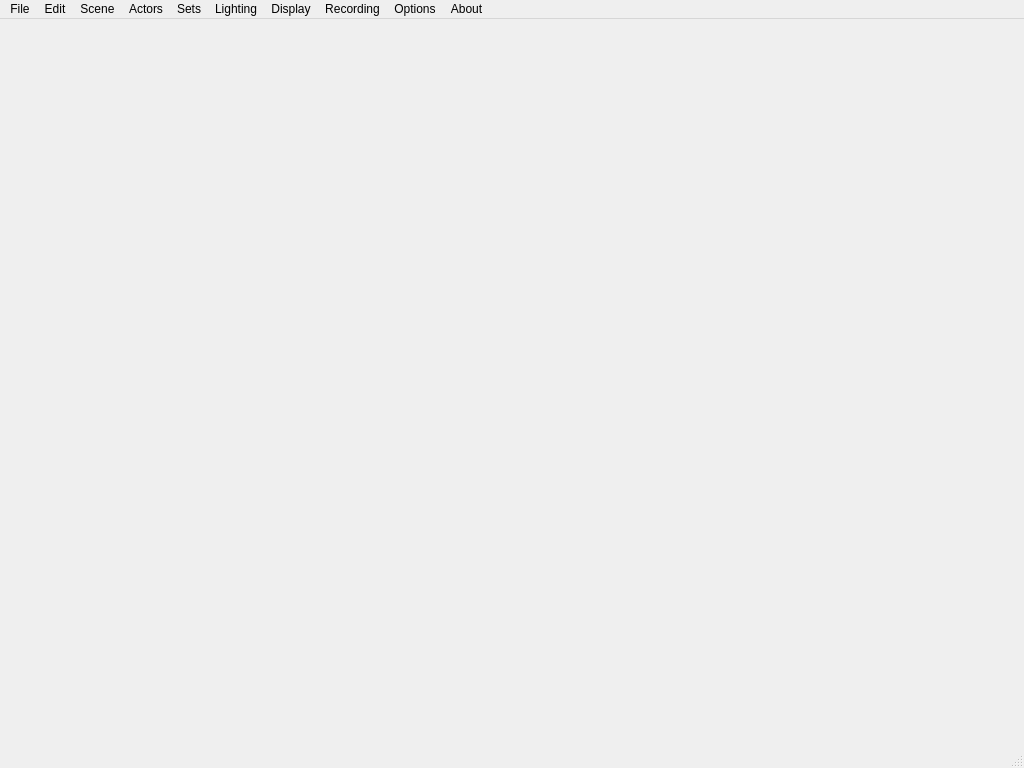
<?xml version="1.0" encoding="UTF-8"?>
<ui version="4.0">
 <class>Interface_Cinema</class>
 <widget class="QMainWindow" name="Interface_Cinema">
  <property name="geometry">
   <rect>
    <x>0</x>
    <y>0</y>
    <width>1024</width>
    <height>768</height>
   </rect>
  </property>
  <property name="windowTitle">
   <string>%1 %2 \&quot;%3\&quot; %4%5 - Cinema Mode</string>
  </property>
  <widget class="QWidget" name="centralwidget"/>
  <widget class="QStatusBar" name="statusbar"/>
  <widget class="QMenuBar" name="menubar">
   <property name="geometry">
    <rect>
     <x>0</x>
     <y>0</y>
     <width>1024</width>
     <height>21</height>
    </rect>
   </property>
   <widget class="QMenu" name="menuFile">
    <property name="title">
     <string>File</string>
    </property>
    <addaction name="actionNew_Scene"/>
    <addaction name="actionLoad_Scene"/>
    <addaction name="actionSave_Scene"/>
    <addaction name="separator"/>
    <addaction name="actionSave_Scene_As"/>
    <addaction name="actionSave_Scene_Copy"/>
    <addaction name="separator"/>
    <addaction name="actionRevert_Scene"/>
    <addaction name="separator"/>
    <addaction name="actionView_Log"/>
    <addaction name="separator"/>
    <addaction name="actionExit"/>
   </widget>
   <widget class="QMenu" name="menuOptions">
    <property name="title">
     <string>Options</string>
    </property>
    <widget class="QMenu" name="menuChange_Mode">
     <property name="title">
      <string>Change Mode</string>
     </property>
     <addaction name="actionMode_Viewer"/>
     <addaction name="actionMode_Cinema"/>
    </widget>
    <addaction name="menuChange_Mode"/>
    <addaction name="separator"/>
    <addaction name="actionSettings"/>
    <addaction name="separator"/>
    <addaction name="actionManage_Favorites"/>
   </widget>
   <widget class="QMenu" name="menuAbout">
    <property name="title">
     <string>About</string>
    </property>
    <addaction name="actionHelp"/>
    <addaction name="separator"/>
    <addaction name="actionCheckForUpdates"/>
    <addaction name="separator"/>
    <addaction name="actionAbout"/>
    <addaction name="actionAbout_Plugins"/>
   </widget>
   <widget class="QMenu" name="menuActors">
    <property name="title">
     <string>Actors</string>
    </property>
    <widget class="QMenu" name="menuCurrent_Actor">
     <property name="title">
      <string>Current Actor</string>
     </property>
     <addaction name="action_List_of_Actors_in_this_scene"/>
    </widget>
    <widget class="QMenu" name="menuCharacter_Options">
     <property name="title">
      <string>Character Options</string>
     </property>
     <widget class="QMenu" name="menuEye_Glow">
      <property name="title">
       <string>Eye Glow</string>
      </property>
      <addaction name="actionEyeGlow_None"/>
      <addaction name="actionEyeGlow_Default"/>
      <addaction name="actionEyeGlow_Death_Knight"/>
     </widget>
     <addaction name="menuEye_Glow"/>
     <addaction name="separator"/>
     <addaction name="actionSheathe_Weapons"/>
     <addaction name="actionModify_Enchants"/>
    </widget>
    <widget class="QMenu" name="menuActor_Display_Mode">
     <property name="title">
      <string>Actor Display Mode</string>
     </property>
     <addaction name="actionRM_Actor_Box"/>
     <addaction name="actionRM_Actor_Wireframe"/>
     <addaction name="actionRM_Actor_Flat"/>
     <addaction name="actionRM_Actor_Smooth"/>
     <addaction name="actionRM_Actor_Textured"/>
     <addaction name="actionRM_Actor_Textured_Wireframe"/>
    </widget>
    <widget class="QMenu" name="menuFavorite_Actors">
     <property name="title">
      <string>Add Favorite Actor</string>
     </property>
     <addaction name="action_List_of_Favorited_Actors"/>
    </widget>
    <addaction name="actionLoad_Actor"/>
    <addaction name="actionSave_Actor"/>
    <addaction name="menuFavorite_Actors"/>
    <addaction name="separator"/>
    <addaction name="menuCurrent_Actor"/>
    <addaction name="separator"/>
    <addaction name="actionSet_Actor_Name"/>
    <addaction name="actionClone_Actor"/>
    <addaction name="actionDelete_Actor"/>
    <addaction name="separator"/>
    <addaction name="actionLoad_Outfit"/>
    <addaction name="actionLoad_Prop"/>
    <addaction name="menuCharacter_Options"/>
    <addaction name="menuActor_Display_Mode"/>
    <addaction name="separator"/>
    <addaction name="actionAnimation_Editor"/>
   </widget>
   <widget class="QMenu" name="menuSets">
    <property name="geometry">
     <rect>
      <x>434</x>
      <y>126</y>
      <width>199</width>
      <height>328</height>
     </rect>
    </property>
    <property name="title">
     <string>Sets</string>
    </property>
    <widget class="QMenu" name="menuFavorite_Sets">
     <property name="title">
      <string>Load Favorite Set</string>
     </property>
     <addaction name="action_List_of_Favorited_Sets"/>
    </widget>
    <addaction name="actionLoad_Set"/>
    <addaction name="actionSave_Set"/>
    <addaction name="menuFavorite_Sets"/>
    <addaction name="separator"/>
    <addaction name="actionLoad_Background_Image"/>
    <addaction name="actionClear_Background_Image"/>
    <addaction name="separator"/>
    <addaction name="actionLocation_Scout"/>
    <addaction name="separator"/>
    <addaction name="actionLandscape_Quality"/>
    <addaction name="actionLocation_Sky"/>
    <addaction name="actionLocation_Weather"/>
    <addaction name="actionLocation_Distance_Fog"/>
    <addaction name="separator"/>
    <addaction name="actionSet_Decoration"/>
   </widget>
   <widget class="QMenu" name="menuRecording">
    <property name="title">
     <string>Recording</string>
    </property>
    <addaction name="actionRecording_Options"/>
    <addaction name="separator"/>
    <addaction name="actionSave_Screenshot"/>
    <addaction name="actionSave_Image_Sequence"/>
    <addaction name="actionSave_Video"/>
    <addaction name="separator"/>
    <addaction name="actionSave_the_Cheerleader"/>
    <addaction name="actionSave_the_World"/>
   </widget>
   <widget class="QMenu" name="menuScene">
    <property name="title">
     <string>Scene</string>
    </property>
    <widget class="QMenu" name="menuCameras">
     <property name="title">
      <string>Cameras</string>
     </property>
     <addaction name="action_List_of_Cameras"/>
    </widget>
    <addaction name="actionLoad_Script"/>
    <addaction name="actionSave_Script"/>
    <addaction name="separator"/>
    <addaction name="actionScript_Editor"/>
    <addaction name="separator"/>
    <addaction name="menuCameras"/>
    <addaction name="actionCamera_Settings"/>
    <addaction name="separator"/>
    <addaction name="actionPlay_Audio_During_Playback"/>
   </widget>
   <widget class="QMenu" name="menuDisplay">
    <property name="title">
     <string>Display</string>
    </property>
    <widget class="QMenu" name="menuActors_Display_Mode">
     <property name="title">
      <string>Actor Display Mode</string>
     </property>
     <addaction name="actionRM_Act_Box"/>
     <addaction name="actionRM_Act_Wireframe"/>
     <addaction name="actionRM_Act_Flat"/>
     <addaction name="actionRM_Act_Smooth"/>
     <addaction name="actionRM_Act_Textured"/>
     <addaction name="actionRM_Act_Textured_Wireframe"/>
    </widget>
    <widget class="QMenu" name="menuSet_Display_Mode">
     <property name="title">
      <string>Set Display Mode</string>
     </property>
     <addaction name="actionRM_Loc_Box"/>
     <addaction name="actionRM_Loc_Wireframe"/>
     <addaction name="actionRM_Loc_Flat"/>
     <addaction name="actionRM_Loc_Smooth"/>
     <addaction name="actionRM_Loc_Textured"/>
     <addaction name="actionRM_Loc_Textured_Wireframe"/>
    </widget>
    <addaction name="menuActors_Display_Mode"/>
    <addaction name="menuSet_Display_Mode"/>
    <addaction name="separator"/>
    <addaction name="actionShow_Actors"/>
    <addaction name="actionShow_Distance_Fog"/>
    <addaction name="actionShow_Weather"/>
    <addaction name="actionShow_Location_Doodads"/>
    <addaction name="actionShow_Landscape"/>
    <addaction name="separator"/>
    <addaction name="actionDisplay_ActorAnimation"/>
    <addaction name="actionDisplay_LocationAnimation"/>
    <addaction name="separator"/>
    <addaction name="actionDisplay_ShowCameras"/>
    <addaction name="actionDisplay_ShowCameraGate"/>
    <addaction name="actionDisplay_ShowLights"/>
   </widget>
   <widget class="QMenu" name="menuLighting">
    <property name="title">
     <string>Lighting</string>
    </property>
    <widget class="QMenu" name="menuLights">
     <property name="title">
      <string>Lights</string>
     </property>
     <addaction name="action_List_of_Lights"/>
    </widget>
    <addaction name="actionLoad_Lighting"/>
    <addaction name="actionSave_Lighting"/>
    <addaction name="separator"/>
    <addaction name="menuLights"/>
    <addaction name="actionLight_Properties"/>
    <addaction name="separator"/>
    <addaction name="actionAffects_Actors"/>
    <addaction name="actionAffects_Location"/>
   </widget>
   <widget class="QMenu" name="menuEdit">
    <property name="title">
     <string>Edit</string>
    </property>
    <addaction name="actionUndo"/>
    <addaction name="actionRedo"/>
    <addaction name="separator"/>
    <addaction name="actionCopy"/>
    <addaction name="actionCut"/>
    <addaction name="actionPaste"/>
    <addaction name="actionDelete"/>
    <addaction name="separator"/>
    <addaction name="actionClone"/>
   </widget>
   <addaction name="menuFile"/>
   <addaction name="menuEdit"/>
   <addaction name="menuScene"/>
   <addaction name="menuActors"/>
   <addaction name="menuSets"/>
   <addaction name="menuLighting"/>
   <addaction name="menuDisplay"/>
   <addaction name="menuRecording"/>
   <addaction name="menuOptions"/>
   <addaction name="menuAbout"/>
  </widget>
  <action name="actionHelp">
   <property name="text">
    <string>Help...</string>
   </property>
  </action>
  <action name="actionAbout_Plugins">
   <property name="text">
    <string>About Plugins...</string>
   </property>
  </action>
  <action name="actionAbout">
   <property name="text">
    <string>About...</string>
   </property>
  </action>
  <action name="actionCheckForUpdates">
   <property name="text">
    <string>Check for &amp;Updates...</string>
   </property>
  </action>
  <action name="actionViewer">
   <property name="text">
    <string>Viewer</string>
   </property>
  </action>
  <action name="actionCinema">
   <property name="text">
    <string>Cinema</string>
   </property>
  </action>
  <action name="actionMode_Viewer">
   <property name="checkable">
    <bool>true</bool>
   </property>
   <property name="text">
    <string>Viewer Mode</string>
   </property>
  </action>
  <action name="actionMode_Cinema">
   <property name="checkable">
    <bool>true</bool>
   </property>
   <property name="checked">
    <bool>true</bool>
   </property>
   <property name="text">
    <string>Cinema Mode</string>
   </property>
  </action>
  <action name="actionLoad_Set">
   <property name="text">
    <string>Load Set...</string>
   </property>
  </action>
  <action name="actionSave_Set">
   <property name="text">
    <string>Save Set...</string>
   </property>
  </action>
  <action name="actionAdjust_Sky">
   <property name="text">
    <string>Adjust Sky...</string>
   </property>
  </action>
  <action name="actionAdjust_Fog">
   <property name="text">
    <string>Adjust Fog...</string>
   </property>
  </action>
  <action name="actionLocation_Sky">
   <property name="text">
    <string>Sky...</string>
   </property>
  </action>
  <action name="actionFog">
   <property name="text">
    <string>Fog...</string>
   </property>
  </action>
  <action name="actionLocation_Weather">
   <property name="text">
    <string>Weather...</string>
   </property>
  </action>
  <action name="actionLocation_Distance_Fog">
   <property name="text">
    <string>Distance Fog...</string>
   </property>
  </action>
  <action name="actionLocation_Scouting">
   <property name="text">
    <string>Location Scouting...</string>
   </property>
  </action>
  <action name="actionLocation_Scout">
   <property name="text">
    <string>Location Scout...</string>
   </property>
  </action>
  <action name="actionExit">
   <property name="text">
    <string>Exit</string>
   </property>
  </action>
  <action name="actionView_Log">
   <property name="text">
    <string>View Log...</string>
   </property>
  </action>
  <action name="actionLoad_Script">
   <property name="text">
    <string>Load Script...</string>
   </property>
  </action>
  <action name="actionSave_Script">
   <property name="text">
    <string>Save Script...</string>
   </property>
  </action>
  <action name="actionScript_Editor">
   <property name="text">
    <string>Script Editor...</string>
   </property>
  </action>
  <action name="action_List_of_loaded_actors_here">
   <property name="text">
    <string>(List of loaded actors here)</string>
   </property>
  </action>
  <action name="actionSave_Actor">
   <property name="text">
    <string>Save Actor...</string>
   </property>
  </action>
  <action name="actionLoad_Character_Model">
   <property name="text">
    <string>Load Character Model...</string>
   </property>
  </action>
  <action name="actionSet_Actor_Name">
   <property name="text">
    <string>Set Actor Name...</string>
   </property>
  </action>
  <action name="actionSave_Screenshot">
   <property name="text">
    <string>Save Screenshot...</string>
   </property>
  </action>
  <action name="actionSave_Video">
   <property name="text">
    <string>Save Video...</string>
   </property>
  </action>
  <action name="actionSave_the_Cheerleader">
   <property name="text">
    <string>Save the Cheerleader...</string>
   </property>
  </action>
  <action name="actionSave_the_World">
   <property name="text">
    <string>Save the World...</string>
   </property>
  </action>
  <action name="action_List_of_Cameras">
   <property name="checkable">
    <bool>true</bool>
   </property>
   <property name="text">
    <string>(List of Cameras)</string>
   </property>
  </action>
  <action name="actionPlay_Audio_During_Playback">
   <property name="checkable">
    <bool>true</bool>
   </property>
   <property name="checked">
    <bool>true</bool>
   </property>
   <property name="text">
    <string>Play Audio During Playback</string>
   </property>
  </action>
  <action name="actionDisplay_LocationAnimation">
   <property name="checkable">
    <bool>true</bool>
   </property>
   <property name="checked">
    <bool>true</bool>
   </property>
   <property name="text">
    <string>Location Animation</string>
   </property>
  </action>
  <action name="actionDisplay_ActorAnimation">
   <property name="checkable">
    <bool>true</bool>
   </property>
   <property name="checked">
    <bool>true</bool>
   </property>
   <property name="text">
    <string>Actor Animation</string>
   </property>
  </action>
  <action name="actionLoad_Background_Image">
   <property name="text">
    <string>Load Background Image...</string>
   </property>
  </action>
  <action name="actionClear_Background_Image">
   <property name="text">
    <string>Clear Background Image...</string>
   </property>
  </action>
  <action name="action_List_of_Actors_in_this_scene">
   <property name="checkable">
    <bool>true</bool>
   </property>
   <property name="checked">
    <bool>true</bool>
   </property>
   <property name="text">
    <string>(List of Actors in this scene)</string>
   </property>
  </action>
  <action name="actionLoad_Scene">
   <property name="text">
    <string>Open Scene...</string>
   </property>
  </action>
  <action name="actionSave_Scene">
   <property name="text">
    <string>Save Scene...</string>
   </property>
  </action>
  <action name="actionNew_Scene">
   <property name="text">
    <string>New Scene...</string>
   </property>
  </action>
  <action name="actionSettings">
   <property name="text">
    <string>Settings...</string>
   </property>
  </action>
  <action name="actionSave_Image_Sequence">
   <property name="text">
    <string>Save Image Sequence...</string>
   </property>
  </action>
  <action name="actionResolution">
   <property name="text">
    <string>Resolution</string>
   </property>
  </action>
  <action name="actionFOV">
   <property name="text">
    <string>Field of View...</string>
   </property>
  </action>
  <action name="actionRecording_Options">
   <property name="text">
    <string>Recording Options...</string>
   </property>
  </action>
  <action name="action_List_is_of_character_file_names">
   <property name="text">
    <string>(List is of character file names)</string>
   </property>
  </action>
  <action name="actionClone_Actor">
   <property name="text">
    <string>Clone Actor...</string>
   </property>
  </action>
  <action name="actionDelete_Actor">
   <property name="text">
    <string>Delete Actor</string>
   </property>
  </action>
  <action name="actionLoad_Actor">
   <property name="text">
    <string>Load Actor</string>
   </property>
  </action>
  <action name="actionLoad_Outfit">
   <property name="text">
    <string>Load Outfit...</string>
   </property>
  </action>
  <action name="actionNone">
   <property name="text">
    <string>None</string>
   </property>
  </action>
  <action name="actionDefault">
   <property name="text">
    <string>Default</string>
   </property>
  </action>
  <action name="actionDeath_Knight">
   <property name="text">
    <string>Death Knight</string>
   </property>
  </action>
  <action name="actionSheathe_Weapons">
   <property name="checkable">
    <bool>true</bool>
   </property>
   <property name="text">
    <string>Sheath Weapons</string>
   </property>
  </action>
  <action name="actionEyeGlow_None">
   <property name="checkable">
    <bool>true</bool>
   </property>
   <property name="checked">
    <bool>false</bool>
   </property>
   <property name="text">
    <string>None</string>
   </property>
  </action>
  <action name="actionEyeGlow_Default">
   <property name="checkable">
    <bool>true</bool>
   </property>
   <property name="checked">
    <bool>true</bool>
   </property>
   <property name="text">
    <string>Default</string>
   </property>
  </action>
  <action name="actionEyeGlow_Death_Knight">
   <property name="checkable">
    <bool>true</bool>
   </property>
   <property name="text">
    <string>Death Knight</string>
   </property>
  </action>
  <action name="actionModify_Enchants">
   <property name="text">
    <string>Modify Enchants...</string>
   </property>
  </action>
  <action name="actionCamera_Settings">
   <property name="text">
    <string>Camera Settings...</string>
   </property>
  </action>
  <action name="actionBackground_View">
   <property name="text">
    <string>Background View</string>
   </property>
  </action>
  <action name="actionShow_Fog">
   <property name="text">
    <string>Show Fog</string>
   </property>
  </action>
  <action name="actionShow_Weather">
   <property name="text">
    <string>Show Weather</string>
   </property>
  </action>
  <action name="actionShow_Actors">
   <property name="text">
    <string>Show Actors</string>
   </property>
  </action>
  <action name="actionShow_Location">
   <property name="text">
    <string>Show Location</string>
   </property>
  </action>
  <action name="actionRM_Actor_Box">
   <property name="text">
    <string>Box</string>
   </property>
  </action>
  <action name="actionRM_Actor_Wireframe">
   <property name="text">
    <string>Wireframe</string>
   </property>
  </action>
  <action name="actionRM_Actor_Flat">
   <property name="text">
    <string>Flat</string>
   </property>
  </action>
  <action name="actionRM_Actor_Smooth">
   <property name="text">
    <string>Smooth</string>
   </property>
  </action>
  <action name="actionRM_Actor_Textured">
   <property name="text">
    <string>Textured</string>
   </property>
  </action>
  <action name="actionRM_Actor_Textured_Wireframe">
   <property name="text">
    <string>Textured + Wireframe</string>
   </property>
  </action>
  <action name="actionRM_Act_Box">
   <property name="text">
    <string>Box</string>
   </property>
  </action>
  <action name="actionRM_Act_Wireframe">
   <property name="text">
    <string>Wireframe</string>
   </property>
  </action>
  <action name="actionRM_Act_Flat">
   <property name="text">
    <string>Flat</string>
   </property>
  </action>
  <action name="actionRM_Act_Smooth">
   <property name="text">
    <string>Smooth</string>
   </property>
  </action>
  <action name="actionRM_Act_Textured">
   <property name="text">
    <string>Textured</string>
   </property>
  </action>
  <action name="actionRM_Act_Textured_Wireframe">
   <property name="text">
    <string>Textured + Wireframe</string>
   </property>
  </action>
  <action name="actionRM_Loc_Box">
   <property name="text">
    <string>Box</string>
   </property>
  </action>
  <action name="actionRM_Loc_Wireframe">
   <property name="text">
    <string>Wireframe</string>
   </property>
  </action>
  <action name="actionRM_Loc_Flat">
   <property name="text">
    <string>Flat</string>
   </property>
  </action>
  <action name="actionRM_Loc_Smooth">
   <property name="text">
    <string>Smooth</string>
   </property>
  </action>
  <action name="actionRM_Loc_Textured">
   <property name="text">
    <string>Textured</string>
   </property>
  </action>
  <action name="actionRM_Loc_Textured_Wireframe">
   <property name="text">
    <string>Textured + Wireframe</string>
   </property>
  </action>
  <action name="actionLandscape_Quality">
   <property name="text">
    <string>Landscape Quality...</string>
   </property>
   <property name="whatsThis">
    <string>Adjust the quality of the landscape geometry.</string>
   </property>
  </action>
  <action name="actionShow_Landscape">
   <property name="text">
    <string>Show Landscape</string>
   </property>
  </action>
  <action name="actionShow_Location_Doodads">
   <property name="text">
    <string>Show Location Doodads</string>
   </property>
  </action>
  <action name="actionShow_Distance_Fog">
   <property name="text">
    <string>Show Distance Fog</string>
   </property>
  </action>
  <action name="actionDisplay_ShowCameraGate">
   <property name="checkable">
    <bool>true</bool>
   </property>
   <property name="checked">
    <bool>true</bool>
   </property>
   <property name="text">
    <string>Show Camera Gate</string>
   </property>
  </action>
  <action name="actionDisplay_ShowLights">
   <property name="checkable">
    <bool>true</bool>
   </property>
   <property name="checked">
    <bool>true</bool>
   </property>
   <property name="text">
    <string>Show Lights</string>
   </property>
  </action>
  <action name="actionLoad_Lighting">
   <property name="text">
    <string>Load Lighting...</string>
   </property>
  </action>
  <action name="actionSave_Lighting">
   <property name="text">
    <string>Save Lighting...</string>
   </property>
  </action>
  <action name="actionLocation_Lighting">
   <property name="text">
    <string>Location Lighting...</string>
   </property>
  </action>
  <action name="action_List_of_Lights">
   <property name="text">
    <string>(List of Cinema Lights)</string>
   </property>
  </action>
  <action name="actionLight_Properties">
   <property name="text">
    <string>Light Properties...</string>
   </property>
  </action>
  <action name="actionAffects_Location">
   <property name="checkable">
    <bool>true</bool>
   </property>
   <property name="checked">
    <bool>true</bool>
   </property>
   <property name="text">
    <string>Affects Location</string>
   </property>
  </action>
  <action name="actionAffects_Actors">
   <property name="checkable">
    <bool>true</bool>
   </property>
   <property name="checked">
    <bool>true</bool>
   </property>
   <property name="text">
    <string>Affects Actors</string>
   </property>
  </action>
  <action name="actionBlah">
   <property name="text">
    <string>blah</string>
   </property>
  </action>
  <action name="actionDisplay">
   <property name="text">
    <string>Display</string>
   </property>
  </action>
  <action name="actionDisplay_ShowCameras">
   <property name="checkable">
    <bool>true</bool>
   </property>
   <property name="checked">
    <bool>true</bool>
   </property>
   <property name="text">
    <string>Show Cameras</string>
   </property>
  </action>
  <action name="actionLoad_Model">
   <property name="text">
    <string>Load Model...</string>
   </property>
  </action>
  <action name="actionSet_Decoration">
   <property name="text">
    <string>Set Decorations...</string>
   </property>
  </action>
  <action name="action_List_of_Favorited_Sets">
   <property name="text">
    <string>(List of Favorited Sets)</string>
   </property>
  </action>
  <action name="action_List_of_Favorited_Actors">
   <property name="text">
    <string>(List of Favorited Actors)</string>
   </property>
  </action>
  <action name="actionSave_Scene_As">
   <property name="text">
    <string>Save Scene As...</string>
   </property>
  </action>
  <action name="actionSave_Scene_Copy">
   <property name="text">
    <string>Save Scene Copy...</string>
   </property>
  </action>
  <action name="actionRevert_Scene">
   <property name="text">
    <string>Revert Scene...</string>
   </property>
  </action>
  <action name="actionUndo">
   <property name="text">
    <string>Undo</string>
   </property>
  </action>
  <action name="actionRedo">
   <property name="text">
    <string>Redo</string>
   </property>
  </action>
  <action name="actionCopy">
   <property name="text">
    <string>Copy</string>
   </property>
  </action>
  <action name="actionCut">
   <property name="text">
    <string>Cut</string>
   </property>
  </action>
  <action name="actionPaste">
   <property name="text">
    <string>Paste</string>
   </property>
  </action>
  <action name="actionDelete">
   <property name="text">
    <string>Delete</string>
   </property>
  </action>
  <action name="actionClone">
   <property name="text">
    <string>Clone...</string>
   </property>
  </action>
  <action name="actionManage_Favorites">
   <property name="text">
    <string>Manage &amp;Favorites...</string>
   </property>
  </action>
  <action name="actionLoad_Prop">
   <property name="text">
    <string>Load Prop...</string>
   </property>
  </action>
  <action name="actionAdjust_Animation">
   <property name="text">
    <string>Adjust Animation...</string>
   </property>
  </action>
  <action name="actionAnimation_Editor">
   <property name="text">
    <string>Animation Editor...</string>
   </property>
  </action>
 </widget>
 <resources>
  <include location="../../Application/resources.qrc"/>
 </resources>
 <connections/>
</ui>
